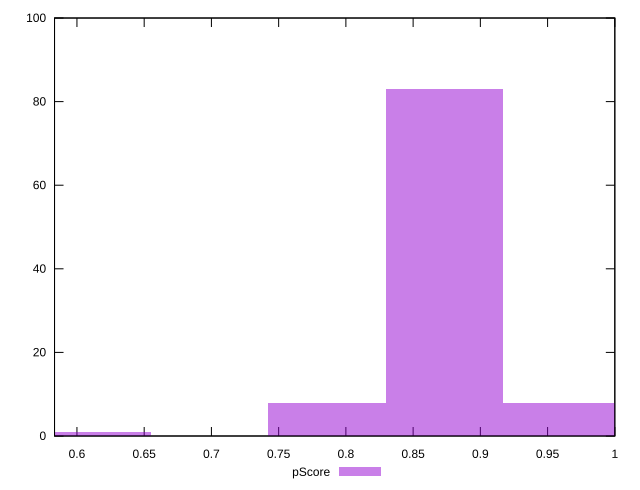

Reproduce this figure in gnuplot.
reset

$pScore <<EOF
0.7858236679773273 8
0.873137408863697 83
0.9604511497500667 8
0.6111961862045879 1
EOF

set key outside below
set boxwidth 0.0873137408863697
set xrange [0.5833333333333334:1]
set yrange [0:100]
set trange [0:100]
set style fill transparent solid 0.5 noborder
set terminal svg size 640, 490 enhanced background rgb 'white'
set output "report_00008_2021-01-22T20:58:29.167/unused-css-rules/samples/pages/pScore/histogram.svg"

plot $pScore title "pScore" with boxes

reset
